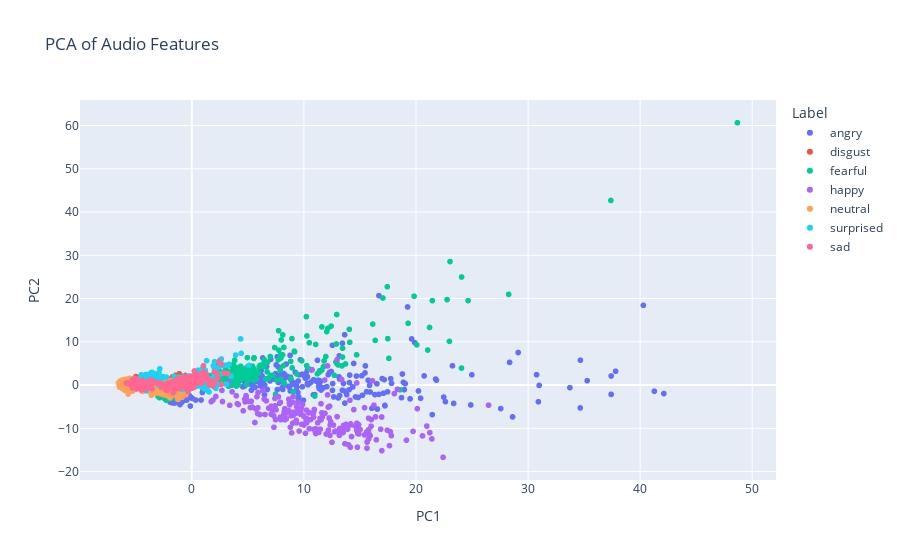

This figure's notebook cell:
### Code cell
# Apply PCA
pca = PCA(n_components=2)
pca_result = pca.fit_transform(features_scaled)

# Create a DataFrame for PCA results
pca_df = pd.DataFrame(pca_result, columns=["PC1", "PC2"])
pca_df["label"] = emotion_labels

# Plot PCA results
fig_PCA = px.scatter(
    pca_df,
    x="PC1",
    y="PC2",
    color=pca_df["label"].astype(str),  # Ensure labels are treated as categorical data
    title="PCA of Audio Features",
    labels={"color": "Label"},
)

fig_PCA.show()

### Figure 1 — Plotly figure (JSON) as saved in the notebook; plotly's stock layout.template omitted (floating-point values rounded to 4 significant figures; data arrays with more than 128 entries replaced by an {"elided": "..."} marker saying what was removed)
{"data": [{"hovertemplate": "Label=angry<br>PC1=%{x}<br>PC2=%{y}<extra></extra>", "legendgroup": "angry", "marker": {"color": "#636efa", "symbol": "circle"}, "mode": "markers", "name": "angry", "showlegend": true, "type": "scattergl", "x": {"elided": "400 float values"}, "xaxis": "x", "y": {"elided": "400 float values"}, "yaxis": "y"}, {"hovertemplate": "Label=disgust<br>PC1=%{x}<br>PC2=%{y}<extra></extra>", "legendgroup": "disgust", "marker": {"color": "#EF553B", "symbol": "circle"}, "mode": "markers", "name": "disgust", "showlegend": true, "type": "scattergl", "x": {"elided": "400 float values"}, "xaxis": "x", "y": {"elided": "400 float values"}, "yaxis": "y"}, {"hovertemplate": "Label=fearful<br>PC1=%{x}<br>PC2=%{y}<extra></extra>", "legendgroup": "fearful", "marker": {"color": "#00cc96", "symbol": "circle"}, "mode": "markers", "name": "fearful", "showlegend": true, "type": "scattergl", "x": {"elided": "400 float values"}, "xaxis": "x", "y": {"elided": "400 float values"}, "yaxis": "y"}, {"hovertemplate": "Label=happy<br>PC1=%{x}<br>PC2=%{y}<extra></extra>", "legendgroup": "happy", "marker": {"color": "#ab63fa", "symbol": "circle"}, "mode": "markers", "name": "happy", "showlegend": true, "type": "scattergl", "x": {"elided": "400 float values"}, "xaxis": "x", "y": {"elided": "400 float values"}, "yaxis": "y"}, {"hovertemplate": "Label=neutral<br>PC1=%{x}<br>PC2=%{y}<extra></extra>", "legendgroup": "neutral", "marker": {"color": "#FFA15A", "symbol": "circle"}, "mode": "markers", "name": "neutral", "showlegend": true, "type": "scattergl", "x": {"elided": "400 float values"}, "xaxis": "x", "y": {"elided": "400 float values"}, "yaxis": "y"}, {"hovertemplate": "Label=surprised<br>PC1=%{x}<br>PC2=%{y}<extra></extra>", "legendgroup": "surprised", "marker": {"color": "#19d3f3", "symbol": "circle"}, "mode": "markers", "name": "surprised", "showlegend": true, "type": "scattergl", "x": {"elided": "400 float values"}, "xaxis": "x", "y": {"elided": "400 float values"}, "yaxis": "y"}, {"hovertemplate": "Label=sad<br>PC1=%{x}<br>PC2=%{y}<extra></extra>", "legendgroup": "sad", "marker": {"color": "#FF6692", "symbol": "circle"}, "mode": "markers", "name": "sad", "showlegend": true, "type": "scattergl", "x": {"elided": "400 float values"}, "xaxis": "x", "y": {"elided": "400 float values"}, "yaxis": "y"}], "layout": {"legend": {"title": {"text": "Label"}, "tracegroupgap": 0}, "title": {"text": "PCA of Audio Features"}, "xaxis": {"anchor": "y", "domain": [0, 1], "title": {"text": "PC1"}}, "yaxis": {"anchor": "x", "domain": [0, 1], "title": {"text": "PC2"}}}}
